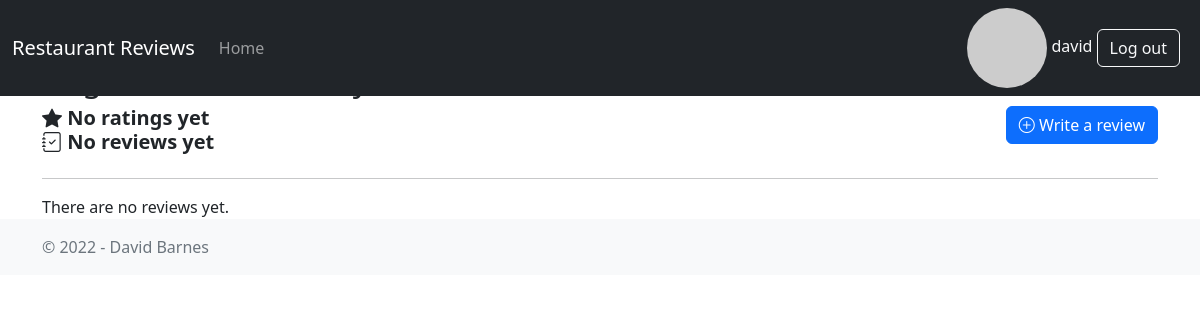
The app's page /restaurant/1/ (signed in), older data.
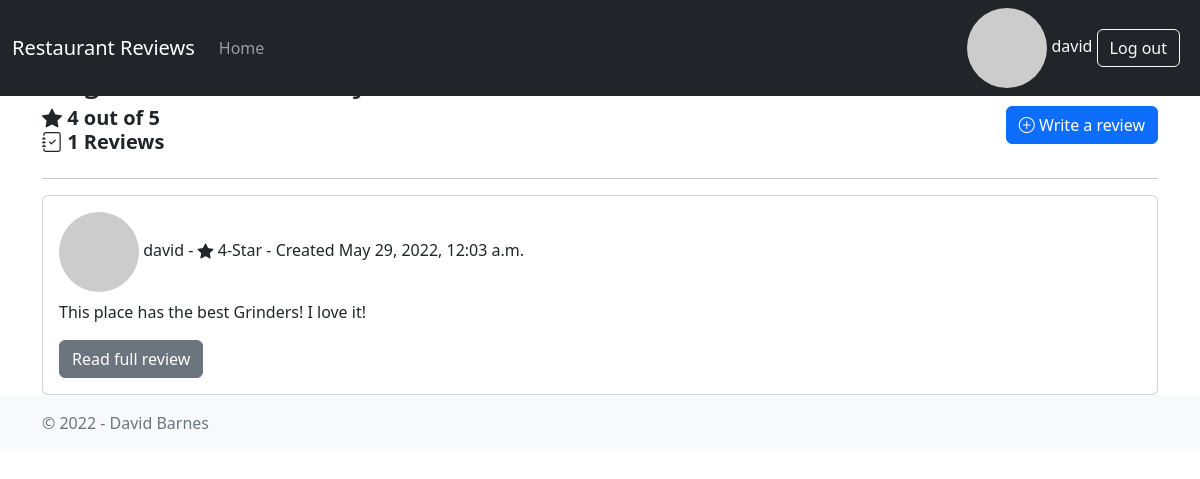
The same page, newer data.
### restaurant/models.py (models this page shows, shortened)
class Restaurant(models.Model):
    name = models.CharField(max_length=200)
    created = models.DateTimeField(auto_now_add=True)
    updated = models.DateTimeField(auto_now=True)
    def avg_rating(self):
        return self.reviews.all().aggregate(Avg("rating"))["rating__avg"]
    def review_count(self):
        return self.reviews.count()

class Review(models.Model):
    restaurant = models.ForeignKey(
        Restaurant,
        on_delete=models.CASCADE,
        related_name="reviews",
    )
    author = models.ForeignKey(
        "auth.User",
        on_delete=models.CASCADE,
        related_name="reviews",
    )
    body = models.TextField()
    rating = models.IntegerField(choices=RATING_CHOICES)
    created = models.DateTimeField(auto_now_add=True)
    updated = models.DateTimeField(auto_now=True)

### restaurant/views.py (the view)
class RestaurantDetailView(DetailView):
    model = Restaurant
    template_name = "restaurant_detail.html"
    context_object_name = "restaurant"

### restaurant/templatetags/helper_tags.py (called while the page is built)
@register.simple_tag(takes_context=True)
def get_avatar_url(context, user=None, email=None, size=None, default="mp"):
    if not size:
        size = 25
    email = email or ""
    if not email and user and hasattr(user, "email"):
        email = user.email or ""
    return "https://www.gravatar.com/avatar/{hash}?s={size}&d={default}".format(
        hash=md5(email.encode("utf-8")).hexdigest(),
        size=size or "",
        default=default,
    )

### templates/restaurant_detail.html (shortened to what this page needs)
{% extends "base.html" %}
{% block content %}
  <h2>{{ restaurant.name }}</h2>
  {% include "partials/_restaurant_stats.html" %}
  <div class="float-end">
    <a href="{% url "review_new" restaurant.pk %}" class="btn btn-primary">
      <i class="bi bi-plus-circle" aria-hidden="true"></i>
      Write a review
    </a>
  </div>
  <div class="clearfix"></div>
  <hr>
  {% if restaurant.reviews.exists %}
    {% for review in restaurant.reviews.all %}
      <div class="card">
        <div class="card-body">
          {% include 'partials/_review.html' %}
          <a href="{% url "review_detail" review.pk %}" class="btn btn-secondary">
            Read full review
          </a>
        </div>
      </div>
    {% endfor %}
  {% else %}
    There are no reviews yet.
  {% endif %}
{% endblock content %}

### templates/partials/_restaurant_stats.html
<div class="blog-post-meta float-start">
  <h5>
  {% if restaurant.avg_rating %}
    <i class="bi bi-star-fill"></i> <b>{{ restaurant.avg_rating|floatformat }} out of 5</b>
  {% else %}
    <i class="bi bi-star-fill"></i> <b>No ratings yet</b>
  {% endif %}
  <br>
  {% if restaurant.review_count > 0 %}
    <i class="bi bi-journal-check"></i> <b>{{ restaurant.review_count }} Reviews</b>
  {% else %}
    <i class="bi bi-journal-check"></i> <b>No reviews yet</b>
  {% endif %}
  </h5>
</div>

### templates/partials/_review.html
{% load helper_tags %}
<h6 class="card-title">
  <img src="{% get_avatar_url email=review.author.email %}" class="rounded-circle" alt="user image">
  {% if review.author.first_name and review.author.last_name %}
    {{ review.author.first_name }} {{ review.author.last_name }}
  {% else %}
    {{ review.author.username }}
  {% endif %}
  - <i class="bi bi-star-fill"></i> {{ review.rating }}-Star
  - Created {{ review.created }}
</h6>
<p class="card-text">{{ review.body }}</p>

Row changes from the older to the newer data that the page shows:
now on this page (row unchanged): Restaurant: avg_rating "4", review_count "1"
added Review: author.username "david", rating "4", created "May 29, 2022, 12:03 a.m.", body "This place has the best Grinders! I love it!"
Text that changed along with them:
text no longer shown: "No ratings yet No reviews yet There are no reviews yet."
text now shown: "out of 5 Reviews"
